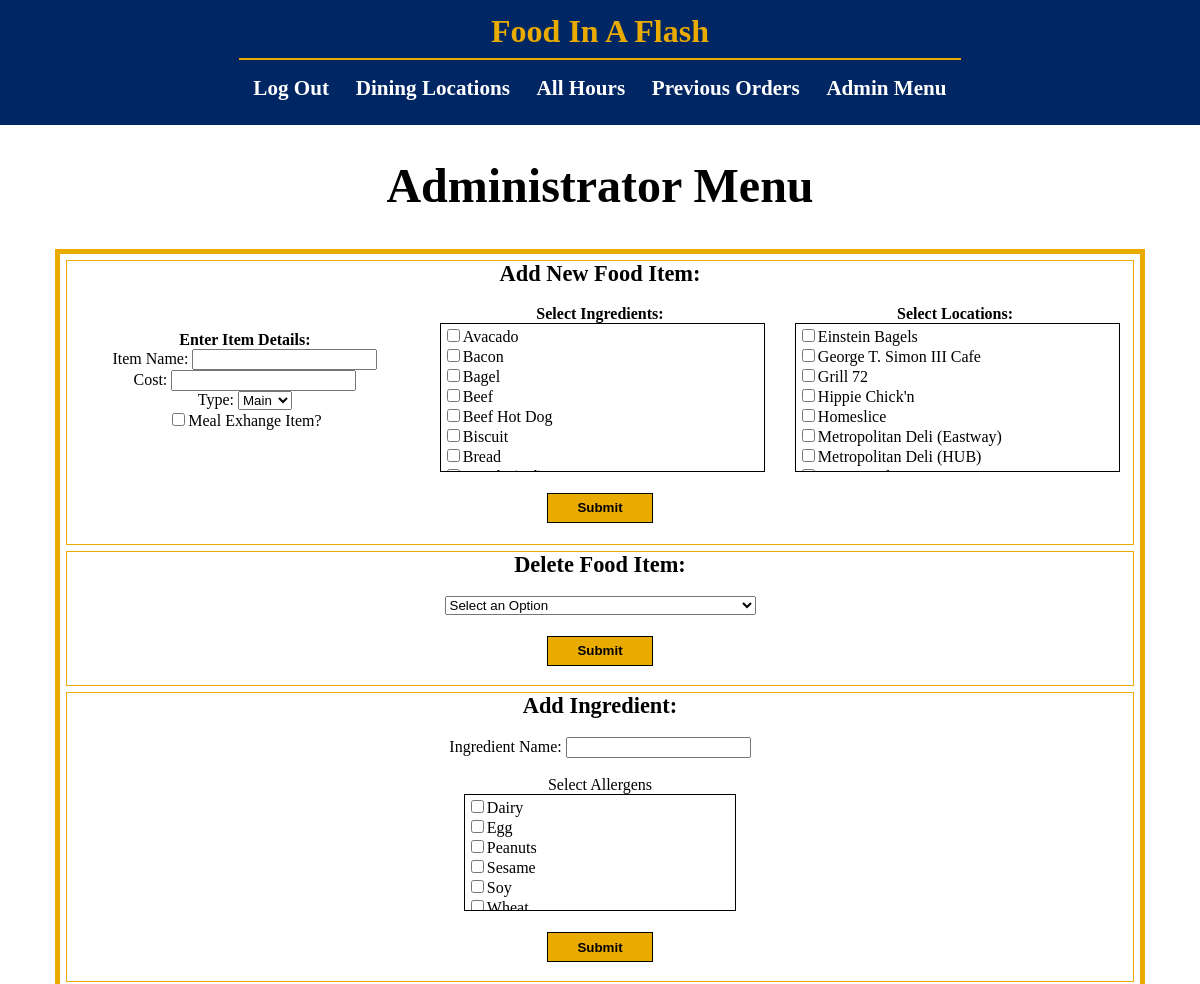
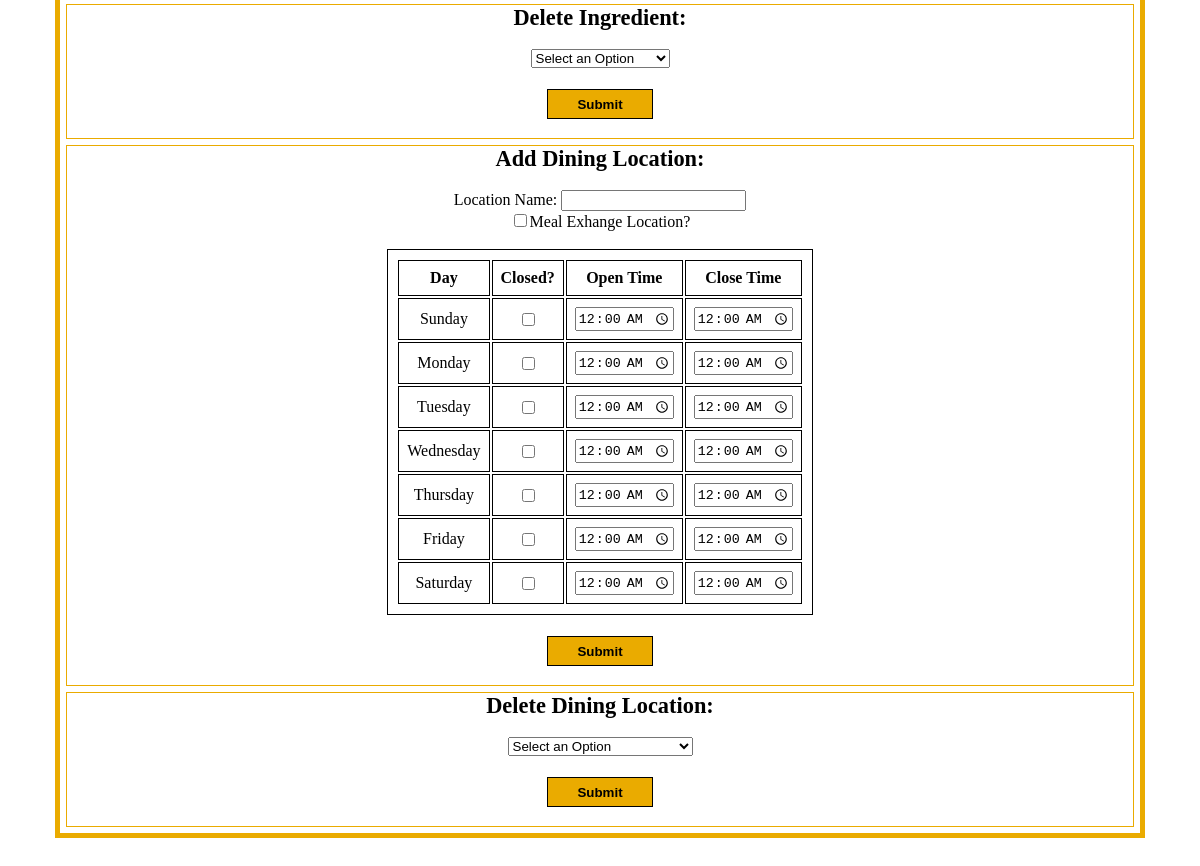
The app's page /pages/admin.php (signed in) with its own data (2 pictures, top to bottom).
### tables this page shows
CREATE TABLE IF NOT EXISTS ingredients(
    ingredient_name varchar(50),
    primary key (ingredient_name)
);

CREATE TABLE IF NOT EXISTS dining_location(
    location_name   varchar(50),
    ME_location     bit(1),
    primary key (location_name)
);

### pages/admin.php (the view, shortened to what this page needs)
<html>
<?php
$conn = new mysqli($servername, $username, $password, $dbname);
?>
<head>
    <link rel="stylesheet" type="text/css" href="../styles/admin.css">
    <link rel="stylesheet" type="text/css" href="../styles/global.css">
</head>
<body>
    <header>
        <p>Food In A Flash</p>
        <hr>
        <nav>
            <ul>
                <li><a href="logout.php">Log Out</a></li>
                <li><a href="locations.php">Dining Locations</a></li>
                <li><a href="hours.php">All Hours</a></li>
                <li><a href="orders.php">Previous Orders</a></li>
                <li><a href="admin.php">Admin Menu</a></li>
            </ul>
        </nav>
    </header>
    <h1>Administrator Menu</h1>
    <div class="container center">
        <div class="option">
            <h3>Add New Food Item:</h3><br>
            <?php
            $dlquery = "SELECT location_name FROM dining_location";
            $diningLocations = $conn->query($dlquery);
            $ingredientQuery = "SELECT ingredient_name FROM ingredients";
            $ingredients = $conn->query($ingredientQuery);
            echo "<div class=\"add-items\">";
                echo "<div class=\"add-item-col\">";
                    echo "<form method=post>";
                        echo "<h4>Enter Item Details:</h4>";
	            	    echo "Item Name: <input type=text name=\"I_name\" required><br>";
                        echo "Cost: <input type=number step=0.01 name=\"I_cost\"><br>";
                        echo "Type: <select name=\"I_type\">";
                            echo "<option value=\"Main\">Main</option>";
                        echo "</select><br>";
                        echo "<input type=checkbox name=\"I_meal_exchange\">Meal Exhange Item?";
                echo "</div>";
                echo "<div class=\"add-item-col\">";
                        if ($ingredients->num_rows > 0) {
                            echo "<h4>Select Ingredients:</h4>";
                            echo "<div class=\"scroll-box\">";
                            while($row = $ingredients->fetch_assoc()) {
                                echo "<input type=checkbox name=\"I_" . urlencode($row["ingredient_name"]) . "\">" . $row["ingredient_name"] . "<br>";
                            }
                            echo "</div>";
                        }
                echo "</div>";
                echo "<div class=\"add-item-col\">";
                        if ($diningLocations->num_rows > 0) {
                            echo "<h4>Select Locations:</h4>";
                            echo "<div class=\"scroll-box\">";
                            while($row = $diningLocations->fetch_assoc()) {
                                echo "<input type=checkbox name=\"I_" . urlencode($row["location_name"]) . "\">" . $row["location_name"] . "<br>";
                            }
                            echo "</div>";
                        }
                echo "</div>";
            echo "</div>";
                        echo "<br><input class=\"submit-button\" type=submit value=\"Submit\"><br>";
            ?>
        </div>
        <div class="option">
            <h3>Delete Food Item:</h3><br>
            <?php
            echo "<form method=post style=\"width: 100%;\">";
            echo "<select name=\"delete_item\">";
            echo "<option value=\"\">Select an Option</option>";
            echo "</select><br><br>";
            echo "<input class=\"submit-button\" type=\"submit\" value=\"Submit\">";
            echo "</form>";
            ?>
        </div>
        <div class="option">
            <h3>Add Ingredient:</h3><br>
            <?php
            $allergenQuery = "SELECT DISTINCT allergen FROM allergens ORDER BY allergen ASC";
            $allergens = $conn->query($allergenQuery);
            echo "<form method=post style=\"width: 100%;\">";
	            echo "Ingredient Name: <input type=text name=\"ing_name\" required><br><br>";
                if ($diningLocations->num_rows > 0) {
                    echo "Select Allergens";
                    echo "<div class=\"scroll-box center\" style=\"width: 25%; height: 7em;\">";
                    while($row = $allergens->fetch_assoc()) {
                        echo "<input type=checkbox name=\"ing_" . urlencode($row["allergen"]) . "\">" . $row["allergen"] . "<br>";
                    }
                    echo "</div>";
                }
                echo "<br><input class=\"submit-button\" type=submit value=\"Submit\"><br>";
            echo "</form>";
            ?>
        </div>
        <div class="option">
            <h3>Delete Ingredient:</h3><br>
            <?php
            echo "<form method=post style=\"width: 100%;\">";
            echo "<select name=\"delete_ingredient\">";
            echo "<option value=\"\">Select an Option</option>";
            echo "</select><br><br>";
            echo "<input class=\"submit-button\" type=\"submit\" value=\"Submit\">";
            echo "</form>";
            ?>
        </div>
        <div class="option">
            <h3>Add Dining Location:</h3><br>
            <form method="post" style="width: 100%;">
                    Location Name: <input type="text" name="location_name" maxlength="50" required><br>
                    <input type=checkbox name="location_ME">Meal Exhange Location?<br><br>
                <table class="center">
                    <tr>
                        <td><h4>Day</h4></td>
                        <td><h4>Closed?</h4></td>
                        <td><h4>Open Time</h4></td>
                        <td><h4>Close Time</h4></td>
                    </tr>
                        <td>Sunday</td>
                        <td><input type="checkbox" name="sunday_closed"></td>
                        <td><input type="time" name="sunday_open_time" value="00:00"></td>
                        <td><input type="time" name="sunday_close_time" value="00:00"></td>
                        <td>Monday</td>
                        <td><input type="checkbox" name="monday_closed"></td>
                        <td><input type="time" name="monday_open_time" value="00:00"></td>
                        <td><input type="time" name="monday_close_time" value="00:00"></td>
                        <td>Tuesday</td>
                        <td><input type="checkbox" name="tuesday_closed"></td>
                        <td><input type="time" name="tuesday_open_time" value="00:00"></td>
                        <td><input type="time" name="tuesday_close_time" value="00:00"></td>
                        <td>Wednesday</td>
                        <td><input type="checkbox" name="wednesday_closed"></td>
                        <td><input type="time" name="wednesday_open_time" value="00:00"></td>
                        <td><input type="time" name="wednesday_close_time" value="00:00"></td>
                        <td>Thursday</td>
                        <td><input type="checkbox" name="thursday_closed"></td>
                        <td><input type="time" name="thursday_open_time" value="00:00"></td>
                        <td><input type="time" name="thursday_close_time" value="00:00"></td>
                        <td>Friday</td>
                        <td><input type="checkbox" name="friday_closed"></td>
                        <td><input type="time" name="friday_open_time" value="00:00"></td>
                        <td><input type="time" name="friday_close_time" value="00:00"></td>
                        <td>Saturday</td>
                        <td><input type="checkbox" name="saturday_closed"></td>
                        <td><input type="time" name="saturday_open_time" value="00:00"></td>
                        <td><input type="time" name="saturday_close_time" value="00:00"></td>
                </table><br>
                <input class="submit-button" type="submit" value="Submit">
            </form>
        </div>
        <div class="option">
            <h3>Delete Dining Location:</h3><br>
            <?php
            echo "<form method=post style=\"width: 100%;\">";
            echo "<select name=\"delete_location\">";
            echo "<option value=\"\">Select an Option</option>";
            echo "</select><br><br>";
            echo "<input class=\"submit-button\" type=\"submit\" value=\"Submit\">";
            echo "</form>";
            ?>
        </div>
    </div>
    <footer>
        <div style="height: 2em;"></div>
    </footer>
</body>
</html>

### styles/admin.css (style rules this page uses)
.container { border: 5px solid #eaab00; width: 90%; text-align: center; margin: 1em; }
.option { display: flex; flex-direction: column; justify-content: center; align-items: center; border: 1px solid #eaab00; min-height: 4em; margin: 0.4em; background-color: #FFFFFF; }
.add-items { display: flex; flex-direction: row; width: 100%; justify-content: space-around; align-items: center; }
.add-item-col { display: flex; flex-direction: column; width: 30%; }
.scroll-box { overflow-y: scroll; height: 9em; width: 100%; border: 0.01em solid #000000; padding: 0.1em; text-align: left; }
.submit-button { width: 10%; border: 0.01em solid #000000; padding: 0.5em; margin: 0.2em; background-color: #eaab00; cursor: pointer; font-weight: bold; }
table { border: 0.01em solid #000000; padding: 0.5em; }
td { border: 0.01em solid #000000; padding: 0.5em; text-align: center; }
h3 { text-align: center; }

### styles/global.css (style rules this page uses)
body { background-color: #FFFFFF; padding: 0; margin: 0; height: 100%; display: flex; flex-direction: column; min-height: 100vh; font-family: calibri; overflow-y: scroll; }
header { background-color: #002664; position: static; width: 100%; padding-bottom: 0.5em; }
header p { color: #eaab00; font-size: 2em; font-weight: bold; font-family: calibri; text-align: center; margin: 0; margin-top: 0.4em; }
header hr { width: 60%; border: 0.01em solid #eaab00; }
header nav ul { list-style-type: none; display: flex; margin: 1em auto; padding: 0; justify-content: space-around; width: 60%; }
header nav a { color: #FFFFFF; text-decoration: none; font-size: 1.1em; font-weight: bold; font-family: calibri; transition: color 0.3s ease; }
header nav li { color: #FFFFFF; font-size: 1.2em; font-weight: bold; font-family: calibri; display: inline-block; }
h1 { text-align: center; margin: 0.4em; margin-top: 0.7em; font-size: 3em; }
h3 { font-weight: bold; font-size: 1.4em; margin: 0; }
h4 { font-weight: bold; margin: 0; }
.center { margin-left: auto; margin-right: auto; }

### records on screen
ingredients: ingredient_name "Avacado"
ingredients: ingredient_name "Bacon"
ingredients: ingredient_name "Bagel"
ingredients: ingredient_name "Beef"
ingredients: ingredient_name "Beef Hot Dog"
ingredients: ingredient_name "Biscuit"
ingredients: ingredient_name "Bread"
dining_location: location_name "Einstein Bagels"
dining_location: location_name "George T. Simon III Cafe"
dining_location: location_name "Grill 72"
dining_location: location_name "Hippie Chick'n"
dining_location: location_name "Homeslice"
dining_location: location_name "Metropolitan Deli (Eastway)"
dining_location: location_name "Metropolitan Deli (HUB)"

### other values on screen
$row["allergen"] "Dairy"
$row["allergen"] "Egg"
$row["allergen"] "Peanuts"
$row["allergen"] "Sesame"
$row["allergen"] "Soy"
